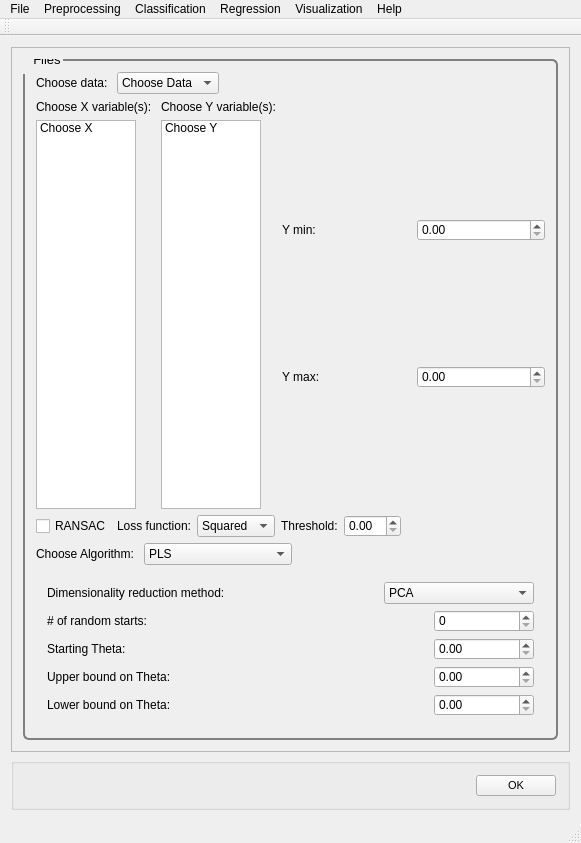
<?xml version="1.0" encoding="UTF-8"?>
<ui version="4.0">
 <class>MainWindow</class>
 <widget class="QMainWindow" name="MainWindow">
  <property name="geometry">
   <rect>
    <x>0</x>
    <y>0</y>
    <width>581</width>
    <height>843</height>
   </rect>
  </property>
  <property name="windowTitle">
   <string>PYSAT</string>
  </property>
  <widget class="QWidget" name="centralWidget">
   <layout class="QVBoxLayout" name="verticalLayout_9">
    <item>
     <widget class="QScrollArea" name="scrollArea">
      <property name="widgetResizable">
       <bool>true</bool>
      </property>
      <widget class="QWidget" name="scrollAreaWidgetContents_2">
       <property name="geometry">
        <rect>
         <x>0</x>
         <y>0</y>
         <width>561</width>
         <height>721</height>
        </rect>
       </property>
       <property name="font">
        <font>
         <pointsize>8</pointsize>
        </font>
       </property>
       <property name="styleSheet">
        <string notr="true">QGroupBox {
  border: 2px solid gray;
  border-radius: 6px;
  margin-top: 0.5em;
}

QGroupBox::title {

  padding-top: -14px;
  padding-left: 8px;
}
</string>
       </property>
       <layout class="QVBoxLayout" name="verticalLayout_8">
        <item>
         <widget class="QGroupBox" name="regression">
          <property name="font">
           <font>
            <pointsize>10</pointsize>
           </font>
          </property>
          <property name="title">
           <string>Files</string>
          </property>
          <layout class="QVBoxLayout" name="verticalLayout">
           <item>
            <layout class="QVBoxLayout" name="regression_vlayout">
             <item>
              <layout class="QHBoxLayout" name="regression_choosedata_hlayout">
               <item>
                <widget class="QLabel" name="regression_choosedata_label">
                 <property name="text">
                  <string>Choose data: </string>
                 </property>
                </widget>
               </item>
               <item>
                <widget class="QComboBox" name="regression_choosedata">
                 <property name="iconSize">
                  <size>
                   <width>50</width>
                   <height>20</height>
                  </size>
                 </property>
                 <item>
                  <property name="text">
                   <string>Choose Data</string>
                  </property>
                 </item>
                 <item>
                  <property name="text">
                   <string>Known Data</string>
                  </property>
                 </item>
                </widget>
               </item>
               <item>
                <spacer name="regression_choosedata_spacer">
                 <property name="orientation">
                  <enum>Qt::Horizontal</enum>
                 </property>
                 <property name="sizeHint" stdset="0">
                  <size>
                   <width>40</width>
                   <height>20</height>
                  </size>
                 </property>
                </spacer>
               </item>
              </layout>
             </item>
             <item>
              <layout class="QHBoxLayout" name="regression_choosevars_hlayout">
               <item>
                <layout class="QVBoxLayout" name="regression_choosex_vlayout">
                 <item>
                  <widget class="QLabel" name="regression_choosex_label">
                   <property name="text">
                    <string>Choose X variable(s): </string>
                   </property>
                  </widget>
                 </item>
                 <item>
                  <widget class="QListWidget" name="regression_choosex">
                   <property name="minimumSize">
                    <size>
                     <width>50</width>
                     <height>0</height>
                    </size>
                   </property>
                   <property name="maximumSize">
                    <size>
                     <width>100</width>
                     <height>16777215</height>
                    </size>
                   </property>
                   <item>
                    <property name="text">
                     <string>Choose X</string>
                    </property>
                   </item>
                  </widget>
                 </item>
                </layout>
               </item>
               <item>
                <layout class="QVBoxLayout" name="regression_choosey_vlayout">
                 <item>
                  <widget class="QLabel" name="regression_choosey_label">
                   <property name="text">
                    <string>Choose Y variable(s):</string>
                   </property>
                  </widget>
                 </item>
                 <item>
                  <widget class="QListWidget" name="regression_choosey">
                   <property name="maximumSize">
                    <size>
                     <width>100</width>
                     <height>16777215</height>
                    </size>
                   </property>
                   <item>
                    <property name="text">
                     <string>Choose Y</string>
                    </property>
                   </item>
                  </widget>
                 </item>
                </layout>
               </item>
               <item>
                <layout class="QVBoxLayout" name="yrange_vlayout">
                 <item>
                  <layout class="QHBoxLayout" name="ymin_hlayout">
                   <item>
                    <widget class="QLabel" name="ymin_label">
                     <property name="text">
                      <string>Y min:</string>
                     </property>
                    </widget>
                   </item>
                   <item>
                    <widget class="QDoubleSpinBox" name="ymin_spin"/>
                   </item>
                  </layout>
                 </item>
                 <item>
                  <layout class="QHBoxLayout" name="ymax_hlayout">
                   <item>
                    <widget class="QLabel" name="ymax_label">
                     <property name="text">
                      <string>Y max:</string>
                     </property>
                    </widget>
                   </item>
                   <item>
                    <widget class="QDoubleSpinBox" name="ymax_spin"/>
                   </item>
                  </layout>
                 </item>
                </layout>
               </item>
              </layout>
             </item>
             <item>
              <layout class="QHBoxLayout" name="ransac_hlayout">
               <item>
                <widget class="QCheckBox" name="regression_ransac_checkbox">
                 <property name="text">
                  <string>RANSAC</string>
                 </property>
                </widget>
               </item>
               <item>
                <layout class="QHBoxLayout" name="ransac_options_hlayout">
                 <item>
                  <widget class="QLabel" name="ransac_lossfunc_label">
                   <property name="text">
                    <string>Loss function:</string>
                   </property>
                  </widget>
                 </item>
                 <item>
                  <widget class="QComboBox" name="ransac_lossfunc_combobox">
                   <item>
                    <property name="text">
                     <string>Squared</string>
                    </property>
                   </item>
                   <item>
                    <property name="text">
                     <string>Absolute</string>
                    </property>
                   </item>
                  </widget>
                 </item>
                 <item>
                  <widget class="QLabel" name="ransac_thresh_label">
                   <property name="text">
                    <string>Threshold:</string>
                   </property>
                  </widget>
                 </item>
                 <item>
                  <widget class="QDoubleSpinBox" name="ransac_thresh_spin"/>
                 </item>
                 <item>
                  <spacer name="ransac_spacer">
                   <property name="orientation">
                    <enum>Qt::Horizontal</enum>
                   </property>
                   <property name="sizeHint" stdset="0">
                    <size>
                     <width>40</width>
                     <height>20</height>
                    </size>
                   </property>
                  </spacer>
                 </item>
                </layout>
               </item>
              </layout>
             </item>
             <item>
              <layout class="QHBoxLayout" name="regression_choosealg_hlayout">
               <item>
                <widget class="QLabel" name="regression_choosealg_label">
                 <property name="text">
                  <string>Choose Algorithm: </string>
                 </property>
                </widget>
               </item>
               <item>
                <widget class="QComboBox" name="regression_choosealg">
                 <property name="iconSize">
                  <size>
                   <width>50</width>
                   <height>20</height>
                  </size>
                 </property>
                 <item>
                  <property name="text">
                   <string>PLS</string>
                  </property>
                 </item>
                 <item>
                  <property name="text">
                   <string>GP</string>
                  </property>
                 </item>
                 <item>
                  <property name="text">
                   <string>Others coming soon...</string>
                  </property>
                 </item>
                </widget>
               </item>
               <item>
                <spacer name="regression_choosealg_spacer">
                 <property name="orientation">
                  <enum>Qt::Horizontal</enum>
                 </property>
                 <property name="sizeHint" stdset="0">
                  <size>
                   <width>40</width>
                   <height>20</height>
                  </size>
                 </property>
                </spacer>
               </item>
              </layout>
             </item>
             <item>
              <widget class="QWidget" name="gp_widget" native="true">
               <layout class="QVBoxLayout" name="gp_vlayout">
                <item>
                 <layout class="QHBoxLayout" name="gp_dim_red_hlayout">
                  <item>
                   <widget class="QLabel" name="gp_dim_red_label">
                    <property name="text">
                     <string>Dimensionality reduction method:</string>
                    </property>
                   </widget>
                  </item>
                  <item>
                   <widget class="QComboBox" name="gp_dim_red_combobox">
                    <property name="maximumSize">
                     <size>
                      <width>150</width>
                      <height>16777215</height>
                     </size>
                    </property>
                    <item>
                     <property name="text">
                      <string>PCA</string>
                     </property>
                    </item>
                    <item>
                     <property name="text">
                      <string>FastICA</string>
                     </property>
                    </item>
                    <item>
                     <property name="text">
                      <string>ICA - JADE</string>
                     </property>
                    </item>
                    <item>
                     <property name="text">
                      <string>None</string>
                     </property>
                    </item>
                   </widget>
                  </item>
                 </layout>
                </item>
                <item>
                 <layout class="QVBoxLayout" name="gp_verticalLayout">
                  <item>
                   <layout class="QHBoxLayout" name="gp_rand_starts_hlayout">
                    <item>
                     <widget class="QLabel" name="gp_rand_starts_label">
                      <property name="text">
                       <string># of random starts:</string>
                      </property>
                     </widget>
                    </item>
                    <item>
                     <widget class="QSpinBox" name="gp_rand_starts_spin">
                      <property name="maximumSize">
                       <size>
                        <width>100</width>
                        <height>16777215</height>
                       </size>
                      </property>
                     </widget>
                    </item>
                   </layout>
                  </item>
                  <item>
                   <layout class="QHBoxLayout" name="gp_theta0_hlayout">
                    <item>
                     <widget class="QLabel" name="gp_theta0_label">
                      <property name="text">
                       <string>Starting Theta:</string>
                      </property>
                     </widget>
                    </item>
                    <item>
                     <widget class="QDoubleSpinBox" name="gp_theta0_spin">
                      <property name="maximumSize">
                       <size>
                        <width>100</width>
                        <height>16777215</height>
                       </size>
                      </property>
                     </widget>
                    </item>
                   </layout>
                  </item>
                  <item>
                   <layout class="QHBoxLayout" name="gp_thetaU_hlayout">
                    <item>
                     <widget class="QLabel" name="gp_thetaU_label">
                      <property name="text">
                       <string>Upper bound on Theta:</string>
                      </property>
                     </widget>
                    </item>
                    <item>
                     <widget class="QDoubleSpinBox" name="gp_thetaU_spin">
                      <property name="maximumSize">
                       <size>
                        <width>100</width>
                        <height>16777215</height>
                       </size>
                      </property>
                     </widget>
                    </item>
                   </layout>
                  </item>
                  <item>
                   <layout class="QHBoxLayout" name="gp_thetaL_hlayout">
                    <item>
                     <widget class="QLabel" name="gp_thetaL_label">
                      <property name="text">
                       <string>Lower bound on Theta:</string>
                      </property>
                     </widget>
                    </item>
                    <item>
                     <widget class="QDoubleSpinBox" name="gp_thetaL_spin">
                      <property name="maximumSize">
                       <size>
                        <width>100</width>
                        <height>16777215</height>
                       </size>
                      </property>
                     </widget>
                    </item>
                   </layout>
                  </item>
                 </layout>
                </item>
               </layout>
              </widget>
             </item>
            </layout>
           </item>
          </layout>
         </widget>
        </item>
       </layout>
      </widget>
     </widget>
    </item>
    <item>
     <widget class="QGroupBox" name="OK">
      <layout class="QHBoxLayout" name="ok">
       <item>
        <spacer name="horizontalSpacer_5">
         <property name="orientation">
          <enum>Qt::Horizontal</enum>
         </property>
         <property name="sizeHint" stdset="0">
          <size>
           <width>40</width>
           <height>20</height>
          </size>
         </property>
        </spacer>
       </item>
       <item>
        <widget class="QPushButton" name="okButton">
         <property name="font">
          <font>
           <pointsize>8</pointsize>
          </font>
         </property>
         <property name="mouseTracking">
          <bool>false</bool>
         </property>
         <property name="text">
          <string>OK</string>
         </property>
        </widget>
       </item>
      </layout>
     </widget>
    </item>
   </layout>
  </widget>
  <widget class="QToolBar" name="mainToolBar">
   <attribute name="toolBarArea">
    <enum>TopToolBarArea</enum>
   </attribute>
   <attribute name="toolBarBreak">
    <bool>false</bool>
   </attribute>
  </widget>
  <widget class="QStatusBar" name="statusBar"/>
  <widget class="QMenuBar" name="menuBar">
   <property name="geometry">
    <rect>
     <x>0</x>
     <y>0</y>
     <width>581</width>
     <height>21</height>
    </rect>
   </property>
   <widget class="QMenu" name="menuFile">
    <property name="title">
     <string>File</string>
    </property>
    <addaction name="actionLoad_Refence_Data"/>
    <addaction name="actionLoad_Unknown_Data"/>
    <addaction name="actionSet_output_location"/>
    <addaction name="separator"/>
    <addaction name="actionSave_Current_Plots"/>
    <addaction name="actionSave_Current_Data"/>
    <addaction name="separator"/>
    <addaction name="actionCreate_New_Workflow"/>
    <addaction name="actionSave_Current_Workflow"/>
    <addaction name="separator"/>
    <addaction name="actionExit"/>
   </widget>
   <widget class="QMenu" name="menuPreprocessing">
    <property name="title">
     <string>Preprocessing</string>
    </property>
    <widget class="QMenu" name="menuBaseline_Removal">
     <property name="title">
      <string>Baseline Removal</string>
     </property>
     <addaction name="actionALS"/>
     <addaction name="actionDietrich"/>
     <addaction name="actionPolyFit"/>
     <addaction name="actionAirPLS"/>
     <addaction name="actionFABC"/>
     <addaction name="actionKK"/>
     <addaction name="actionMario"/>
     <addaction name="actionMedian"/>
     <addaction name="actionRubberband"/>
     <addaction name="actionUndecimated_Wavelet"/>
    </widget>
    <widget class="QMenu" name="menuCalibration_Transfer">
     <property name="title">
      <string>Calibration Transfer</string>
     </property>
     <addaction name="actionRatio"/>
     <addaction name="actionTommy_s_Methgod"/>
     <addaction name="actionPiecewise_Direct_Standardization"/>
     <addaction name="actionOthers_3"/>
    </widget>
    <addaction name="actionNormalization"/>
    <addaction name="actionNoise_Reduction"/>
    <addaction name="actionApply_Mask"/>
    <addaction name="actionInterpolate"/>
    <addaction name="actionInstrument_Response"/>
    <addaction name="menuBaseline_Removal"/>
    <addaction name="menuCalibration_Transfer"/>
    <addaction name="actionICA_2"/>
    <addaction name="actionPCA_2"/>
   </widget>
   <widget class="QMenu" name="menuRegression">
    <property name="title">
     <string>Regression</string>
    </property>
    <addaction name="actionCross_Validation"/>
    <addaction name="actionTrain"/>
    <addaction name="actionPredict"/>
    <addaction name="actionCreate_N_Folds"/>
    <addaction name="actionCreate_Test_Folds"/>
    <addaction name="actionSubmodel_Ranges"/>
   </widget>
   <widget class="QMenu" name="menuHelp">
    <property name="title">
     <string>Help</string>
    </property>
    <addaction name="actionIndex"/>
    <addaction name="actionContent_2"/>
    <addaction name="separator"/>
    <addaction name="actionAbout"/>
    <addaction name="actionAbout_QtCreator"/>
   </widget>
   <widget class="QMenu" name="menuClassification">
    <property name="title">
     <string>Classification</string>
    </property>
    <widget class="QMenu" name="menuSupervised">
     <property name="title">
      <string>Supervised</string>
     </property>
     <addaction name="actionPLS_DA"/>
     <addaction name="actionSIMCA"/>
    </widget>
    <widget class="QMenu" name="menuClustering">
     <property name="title">
      <string>Clustering</string>
     </property>
     <addaction name="actionK_means"/>
     <addaction name="actionHierarchical_2"/>
    </widget>
    <addaction name="menuSupervised"/>
    <addaction name="menuClustering"/>
   </widget>
   <widget class="QMenu" name="menuVisualization">
    <property name="title">
     <string>Visualization</string>
    </property>
    <addaction name="actionLine_Plot"/>
    <addaction name="action1_to_1_Plot"/>
    <addaction name="actionScatter_Plot"/>
   </widget>
   <addaction name="menuFile"/>
   <addaction name="menuPreprocessing"/>
   <addaction name="menuClassification"/>
   <addaction name="menuRegression"/>
   <addaction name="menuVisualization"/>
   <addaction name="menuHelp"/>
  </widget>
  <action name="actionLoad_Refence_Data">
   <property name="text">
    <string>Load Refence Data</string>
   </property>
  </action>
  <action name="actionLoad_Unknown_Data">
   <property name="text">
    <string>Load Unknown Data</string>
   </property>
  </action>
  <action name="actionSave_Current_Workflow">
   <property name="text">
    <string>Save Current Workflow</string>
   </property>
  </action>
  <action name="actionSave_Current_Plots">
   <property name="text">
    <string>Save Current Plots</string>
   </property>
  </action>
  <action name="actionSave_Current_Data">
   <property name="text">
    <string>Save Current Data</string>
   </property>
  </action>
  <action name="actionCreate_New_Workflow">
   <property name="text">
    <string>Create New Workflow</string>
   </property>
  </action>
  <action name="actionNoise_Reduction">
   <property name="text">
    <string>Noise Reduction</string>
   </property>
  </action>
  <action name="actionApply_Mask">
   <property name="text">
    <string>Apply Mask</string>
   </property>
  </action>
  <action name="actionInterpolate">
   <property name="text">
    <string>Interpolate (unknown to known)</string>
   </property>
  </action>
  <action name="actionInstrument_Response">
   <property name="text">
    <string>Instrument Response</string>
   </property>
  </action>
  <action name="actionALS">
   <property name="text">
    <string>ALS</string>
   </property>
  </action>
  <action name="actionDietrich">
   <property name="text">
    <string>Dietrich</string>
   </property>
  </action>
  <action name="actionPolyFit">
   <property name="text">
    <string>PolyFit</string>
   </property>
  </action>
  <action name="actionAirPLS">
   <property name="text">
    <string>AirPLS</string>
   </property>
  </action>
  <action name="actionFABC">
   <property name="text">
    <string>FABC</string>
   </property>
  </action>
  <action name="actionKK">
   <property name="text">
    <string>KK</string>
   </property>
  </action>
  <action name="actionMario">
   <property name="text">
    <string>Mario</string>
   </property>
  </action>
  <action name="actionMedian">
   <property name="text">
    <string>Median</string>
   </property>
  </action>
  <action name="actionRubberband">
   <property name="text">
    <string>Rubberband</string>
   </property>
  </action>
  <action name="actionUndecimated_Wavelet">
   <property name="text">
    <string>Undecimated Wavelet</string>
   </property>
  </action>
  <action name="actionRatio">
   <property name="text">
    <string>Ratio</string>
   </property>
  </action>
  <action name="actionTommy_s_Methgod">
   <property name="text">
    <string>Tommy's Method</string>
   </property>
  </action>
  <action name="actionPiecewise_Direct_Standardization">
   <property name="text">
    <string>Piecewise Direct Standardization</string>
   </property>
  </action>
  <action name="actionPCA">
   <property name="text">
    <string>PCA</string>
   </property>
  </action>
  <action name="actionICA">
   <property name="text">
    <string>ICA</string>
   </property>
  </action>
  <action name="actionK_Means">
   <property name="text">
    <string>K-Means</string>
   </property>
  </action>
  <action name="actionHierarchical">
   <property name="text">
    <string>Hierarchical</string>
   </property>
  </action>
  <action name="actionOthers">
   <property name="text">
    <string>Others...</string>
   </property>
  </action>
  <action name="actionOthers_2">
   <property name="text">
    <string>Others...</string>
   </property>
  </action>
  <action name="actionOthers_3">
   <property name="text">
    <string>Others...</string>
   </property>
  </action>
  <action name="actionPLS">
   <property name="text">
    <string>PLS</string>
   </property>
  </action>
  <action name="actionSM_PLS">
   <property name="text">
    <string>SM-PLS</string>
   </property>
  </action>
  <action name="actionICA_Regression">
   <property name="text">
    <string>ICA Regression</string>
   </property>
  </action>
  <action name="actionGaussian_Process">
   <property name="text">
    <string>Gaussian Process</string>
   </property>
  </action>
  <action name="actionMLP">
   <property name="text">
    <string>MLP</string>
   </property>
  </action>
  <action name="actionSVM">
   <property name="text">
    <string>SVM</string>
   </property>
  </action>
  <action name="actionOthers_4">
   <property name="text">
    <string>Others...</string>
   </property>
  </action>
  <action name="actionOthers_5">
   <property name="text">
    <string>Others...</string>
   </property>
  </action>
  <action name="actionIndex">
   <property name="text">
    <string>Index</string>
   </property>
  </action>
  <action name="actionContent_2">
   <property name="text">
    <string>Content</string>
   </property>
  </action>
  <action name="actionAbout">
   <property name="text">
    <string>About...</string>
   </property>
  </action>
  <action name="actionAbout_QtCreator">
   <property name="text">
    <string>About Qt...</string>
   </property>
  </action>
  <action name="actionExit">
   <property name="text">
    <string>Exit</string>
   </property>
  </action>
  <action name="actionNormalization">
   <property name="text">
    <string>Normalization</string>
   </property>
  </action>
  <action name="actionICA_2">
   <property name="text">
    <string>ICA</string>
   </property>
  </action>
  <action name="actionPCA_2">
   <property name="text">
    <string>PCA</string>
   </property>
  </action>
  <action name="actionPLS_DA">
   <property name="text">
    <string>PLS-DA</string>
   </property>
  </action>
  <action name="actionSIMCA">
   <property name="text">
    <string>SIMCA</string>
   </property>
  </action>
  <action name="actionK_means">
   <property name="text">
    <string>K-means</string>
   </property>
  </action>
  <action name="actionHierarchical_2">
   <property name="text">
    <string>Hierarchical</string>
   </property>
  </action>
  <action name="actionCross_Validation">
   <property name="text">
    <string>Cross Validation</string>
   </property>
  </action>
  <action name="actionTrain">
   <property name="text">
    <string>Train</string>
   </property>
  </action>
  <action name="actionPredict">
   <property name="text">
    <string>Predict</string>
   </property>
  </action>
  <action name="actionLine_Plot">
   <property name="text">
    <string>Line Plot</string>
   </property>
  </action>
  <action name="action1_to_1_Plot">
   <property name="text">
    <string>1 to 1 Plot</string>
   </property>
  </action>
  <action name="actionScatter_Plot">
   <property name="text">
    <string>Scatter Plot</string>
   </property>
  </action>
  <action name="actionSet_output_location">
   <property name="text">
    <string>Output Location</string>
   </property>
  </action>
  <action name="actionCreate_N_Folds">
   <property name="text">
    <string>Create N Folds</string>
   </property>
  </action>
  <action name="actionCreate_Test_Folds">
   <property name="text">
    <string>Create Test Folds</string>
   </property>
  </action>
  <action name="actionSubmodel_Ranges">
   <property name="text">
    <string>Submodel Ranges</string>
   </property>
  </action>
 </widget>
 <layoutdefault spacing="6" margin="11"/>
 <resources/>
 <connections/>
</ui>
